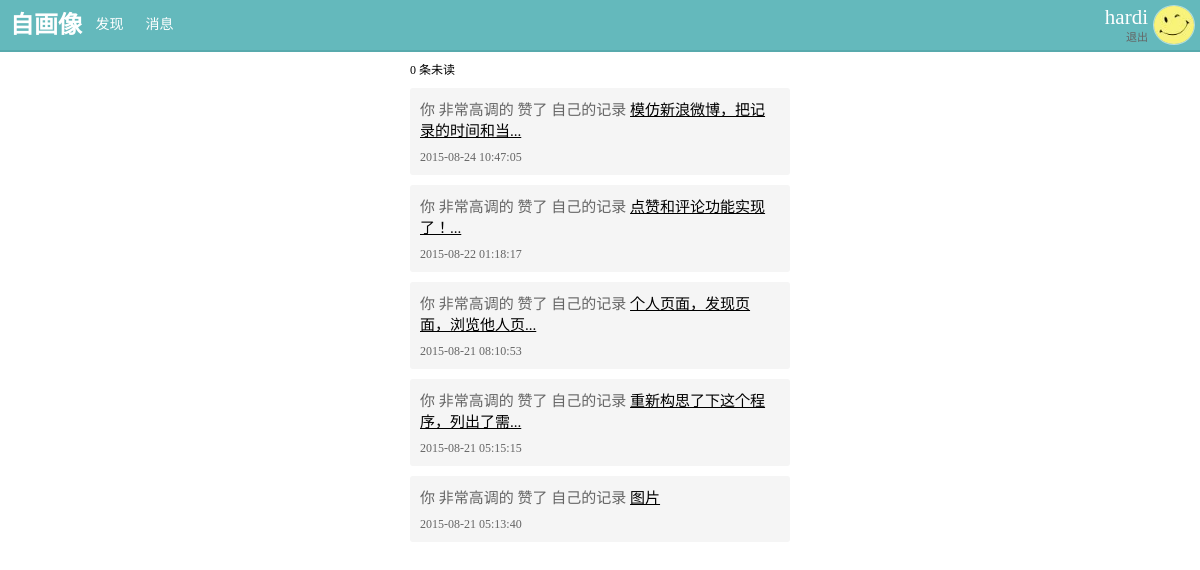
The page /notify.php (signed in) on the database its author committed.
### tables this page shows
CREATE TABLE `zhx_user` (
  `uid` int(11) NOT NULL AUTO_INCREMENT,
  `name` varchar(30) NOT NULL,
  `password` char(32) NOT NULL,
  `regTime` datetime NOT NULL,
  `avatar` varchar(64) NOT NULL,
  PRIMARY KEY (`uid`),
  UNIQUE KEY `name` (`name`)
);

CREATE TABLE `zhx_notify` (
  `nid` int(11) NOT NULL AUTO_INCREMENT,
  `uid` int(11) NOT NULL,
  `nuid` int(11) NOT NULL,
  `pid` int(11) NOT NULL,
  `type` enum('like','comment') NOT NULL,
  `readed` enum('1','0') NOT NULL DEFAULT '0',
  `date` timestamp NOT NULL DEFAULT CURRENT_TIMESTAMP,
  PRIMARY KEY (`nid`)
);

### core/user.inc.php (called while the page is built, shortened)
<?php
function getUserByUid($uid){
	$sql="select * from zhx_user where uid=$uid";
	$row=fetchOne($sql);
	return $row;
}

### lib/mysql.func.php (called while the page is built, shortened)
<?php
function fetchOne($sql,$result_type=MYSQL_ASSOC){
	$result=mysql_query($sql);
	$row=mysql_fetch_array($result,$result_type);
	return $row;
}
function fetchAll($sql,$result_type=MYSQL_ASSOC){
	$result=mysql_query($sql);
	while(@$row=mysql_fetch_array($result,$result_type)){
		$rows[]=$row;
	};
	return @$rows;
}

### core/post.inc.php (called while the page is built, shortened)
<?php
function getNotifyNumByuid($uid){
	$sql="select count(*) from zhx_notify where nuid={$uid} and readed='0'";
	$row=fetchOne($sql);
	return $row['count(*)'];
}
function getUserNotifys($uid,$limit){
	$sql="select * from zhx_notify where nuid=$uid order by date desc limit $limit";
	$rows=fetchAll($sql);
	return $rows;
}
function getPostBypid($pid){
	$sql="select * from zhx_post where pid=$pid";
	$row=fetchOne($sql);
	return $row;
}

### notify.php (the view, shortened to what this page needs)
<?php
require_once 'includes/header.php';
$rows=getUserNotifys($uid,10);
echo '<ul class="notify_list">';
echo '<li>'.$notify_num.'&nbsp;条未读';
echo '</li>';
if($rows){
	foreach ($rows as $row) {
	$row['name']=getUserByUid($row['uid'])['name'];
	$row['post_name']=getPostBypid($row['pid'])['post'];
?>
	<li class="notify_row <?php if($row['readed']=="0"){ echo "notify_active";} ?>">
<?php
		if($row['uid']==$row['nuid']){
?>
			<span>
			你
<?php
				if($row['type']=="like"){
					echo "非常高调的 赞了";
				}else{
					echo "评论了";
				}
 ?>
			自己的记录
			<a href="doAction.php?act=readNotify&nid=<?php echo $row['nid']; ?>&commentId=<?php echo $row['pid'] ?>"><?php  if(!empty($row['post_name'])){echo mb_substr($row['post_name'],0,15,'utf-8')."...";}else{echo "图片";} ?></a>
			</span>
<?php
		}
?>
		<br>
		<span class="notify_date"><?php echo $row['date'] ?></span>
	</li>
<?php
	}
}else{
	echo "<i>这里空空的耶～～</i>";
}
echo '</ul>';
?>
<?php
require_once 'includes/footer.php';
?>

### includes/header.php (shortened to what this page needs)
<?php
$avatar=getUserByUid($_SESSION['uid'])['avatar'];
$uid=$_SESSION['uid'];
$notify_num=getNotifyNumByuid($uid);
?>
<!DOCTYPE HTML>
<html>
<head>
	<link rel="stylesheet" href="styles/style.css">
</head>
<body>
<header>
	<div class="logo">
		<a class="logo_image" href="user.php"><h1>自画像</h1></a>
		<a class="logo_menu" href="find.php">发现</a>
		<a class="logo_menu" href="notify.php">消息
		</a>
	</div>
	<div class="info">
		<?php
		echo('<a href="changeInfo.php"><img  src="images/uploads/avatar_50/'.$avatar.'"></a>');
		echo('<a class="info_name" style="color:white;"href="user.php">' . $_SESSION['name'] . '</a><a class="info_logout" href="doAction.php?act=logout">退出</a>');
		 ?>
	</div>
</header>
<div class="wrap">

### styles/style.css (style rules this page uses)
body,ul,ol,li,p,h1,h2,h3,h4,h5,h6,form,fieldset,table,td,img,div,dl,dt,dd,input { margin:0;padding:0; }
body { font-size:12px; }
img { border:none; }
li { list-style:none; }
a { text-decoration:none; color:#656565; }
header { height: 50px; width: 100%; background-color: rgba(92, 182, 185,0.95); color:white; position: fixed; top:0; box-shadow: 0 0 3px; border-bottom: outset rgba(98, 220, 222, 0.3) 2px; z-index: 100; }
header h1 { line-height: 50px; margin-left: 10px; float:left; color:white; }
.wrap { margin:50px auto 0 auto; padding: 0 10px; max-width: 400px; }
header .logo a { float:left; }
header .logo_menu { width: 35px; height: 52px; line-height: 50px; color: white; font-size: 14px; margin-left: 5px; padding: 0 5px; text-align: center; }
header .info { float:right; height: 50px; }
header .info_name { position: absolute; top:5px; right:52px; line-height: 25px; font-size: 21px; }
header .info_logout { position: absolute; top: 25px; right: 52px; line-height: 25px; font-size: 11px; }
header .info img { float: right; width: 40px; height: 38px; margin: 5px; border:1px solid rgba(255, 255, 255, 0.52); -webkit-border-radius: 50%; -moz-border-radius: 50%; border-radius: 50%; }
.notify_list { padding: 10px; }
.notify_list a { text-decoration:underline; }
.notify_row { min-height: 40px; padding: 10px; margin: 10px 0; font-size: 15px; background-color: #F5F5F5; -webkit-border-radius: 3px; -moz-border-radius: 3px; border-radius: 3px; color:#656565; }
.notify_row a { color:black; }
.notify_row span { display: inline-block; }
.notify_date { font-size: 12px; margin-top: 10px; }

### rows shown on the page
zhx_user: avatar (picture)
zhx_notify: type "非常高调的 赞了", post_name "模仿新浪微博，把记录的时间和当", date "2015-08-24 10:47:05"
zhx_notify: type "非常高调的 赞了", post_name "点赞和评论功能实现了！", date "2015-08-22 01:18:17"
zhx_notify: type "非常高调的 赞了", post_name "个人页面，发现页面，浏览他人页", date "2015-08-21 08:10:53"
zhx_notify: type "非常高调的 赞了", post_name "重新构思了下这个程序，列出了需", date "2015-08-21 05:15:15"
zhx_notify: type "非常高调的 赞了", shows "图片", date "2015-08-21 05:13:40"

### other values the page prints
$_SESSION['name'] "hardi"
$notify_num "0"
